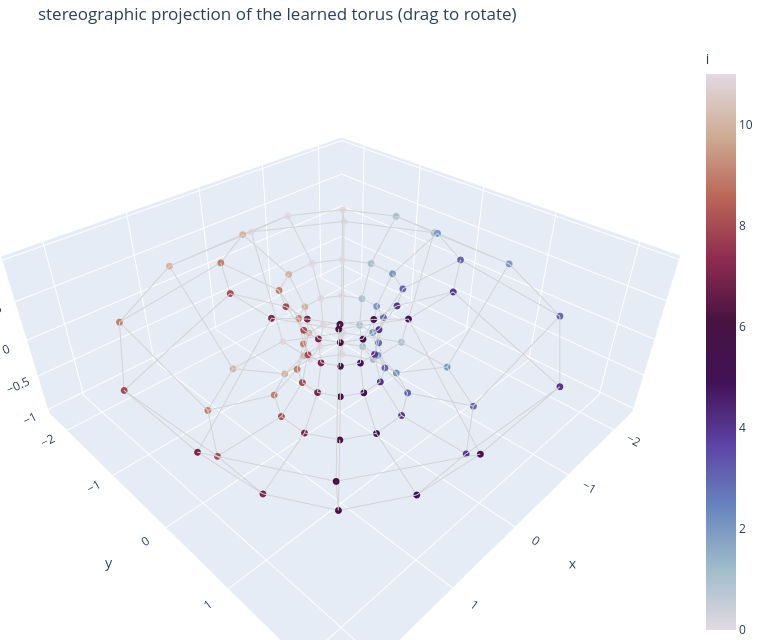

Notebook code for this chart:
### Code cell
import plotly.graph_objects as go

# A plain 3-D PCA can't show this torus: it is genuinely 4-D (two circles), and a linear
# projection to 3-D crushes one of them into a segment (a blob, not a donut). Instead use the
# standard *stereographic* map of the flat (Clifford) torus: put each recovered circle-pair on
# the unit 3-sphere, then project from the pole -> a real donut, no hand-picked radii.
w = np.stack([np.cos(th_i), np.sin(th_i), np.cos(th_j), np.sin(th_j)], 1) / np.sqrt(2)
den = 1 - w[:, 3]
X, Y, Z = w[:, 0] / den, w[:, 1] / den, w[:, 2] / den

fig = go.Figure()
# torus mesh: minor circles (fixed i, vary j) + major circles (fixed j, vary i);
# stereographic projection sends circles to circles, so the mesh stays a clean grid of rings
for grp, ang in [(ii, th_j), (jj, th_i)]:
    for g in np.unique(grp):
        o = np.where(grp == g)[0]; o = o[np.argsort(ang[o])]; o = np.r_[o, o[:1]]
        fig.add_trace(go.Scatter3d(x=X[o], y=Y[o], z=Z[o], mode="lines",
                                   line=dict(color="lightgray", width=2), showlegend=False, hoverinfo="skip"))
fig.add_trace(go.Scatter3d(
    x=X, y=Y, z=Z, mode="markers",
    marker=dict(size=4, color=ii, colorscale="Twilight", colorbar=dict(title="i")),
    text=[f"(i={int(i)}, j={int(j)})" for i, j in zip(ii, jj)], hoverinfo="text", showlegend=False))
fig.update_layout(title="stereographic projection of the learned torus (drag to rotate)",
                  scene=dict(aspectmode="data"), width=760, height=640, margin=dict(l=0, r=0, t=40, b=0))
fig  # interactive in Jupyter / VSCode
